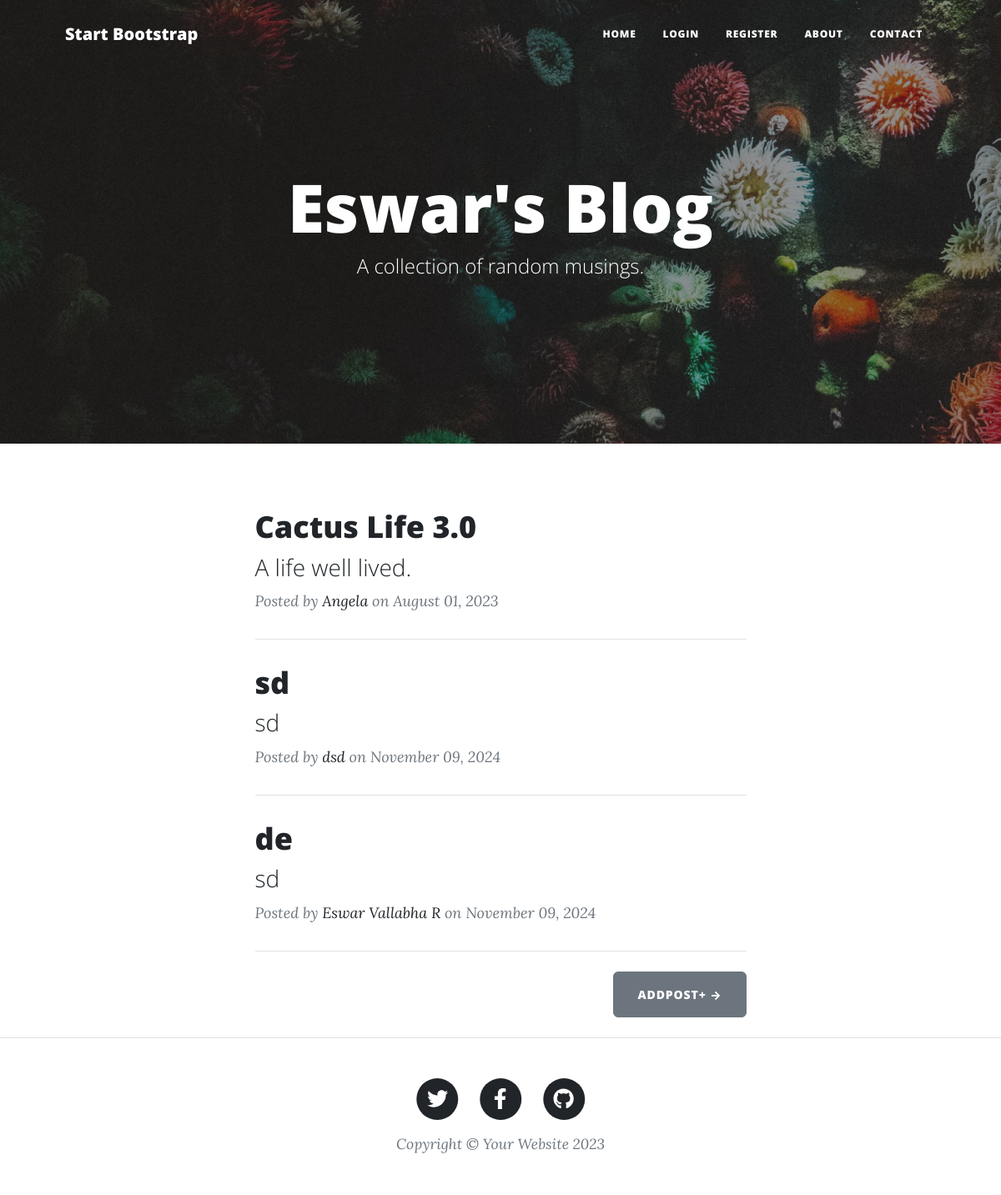
The page / on the database its author committed.
### main.py (models this page shows)
class BlogPost(db.Model):
    __tablename__ = "blog_posts"
    id: Mapped[int] = mapped_column(Integer, primary_key=True)
    author_id: Mapped[int] = mapped_column(Integer, db.ForeignKey("users.id"))
    author = relationship("User", back_populates="posts")
    title: Mapped[str] = mapped_column(String(250), unique=True, nullable=False)
    subtitle: Mapped[str] = mapped_column(String(250), nullable=False)
    date: Mapped[str] = mapped_column(String(250), nullable=False)
    body: Mapped[str] = mapped_column(Text, nullable=False)
    img_url: Mapped[str] = mapped_column(String(250), nullable=False)
    comments = relationship("Comment", back_populates="parent_post")

class User(UserMixin, db.Model):
    __tablename__ = "users"
    id: Mapped[int] = mapped_column(Integer, primary_key=True)
    email: Mapped[str] = mapped_column(String(100), unique=True)
    password: Mapped[str] = mapped_column(String(100))
    name: Mapped[str] = mapped_column(String(100))
    posts = relationship("BlogPost", back_populates="author")
    comments = relationship("Comment", back_populates="comment_author")

### main.py (the view)
@app.route('/')
def get_all_posts():
    result = db.session.execute(db.select(BlogPost))
    posts = result.scalars().all()
    return render_template("index.html", all_posts=posts, current_user=current_user)

### templates/index.html (shortened to what this page needs)
{% include "header.html" %}
<header
  class="masthead"
  style="background-image: url('../static/assets/img/home-bg.jpg')"
>
  <div class="container position-relative px-4 px-lg-5">
    <div class="row gx-4 gx-lg-5 justify-content-center">
      <div class="col-md-10 col-lg-8 col-xl-7">
        <div class="site-heading">
          <h1>Eswar's Blog</h1>
          <span class="subheading">A collection of random musings.</span>
        </div>
      </div>
    </div>
  </div>
</header>
<div class="container px-4 px-lg-5">
  <div class="row gx-4 gx-lg-5 justify-content-center">
    <div class="col-md-10 col-lg-8 col-xl-7">
      {% for post in all_posts %}
      <div class="post-preview">
        <a href="{{ url_for('show_post', post_id=post.id) }}">
          <h2 class="post-title">{{ post.title }}</h2>
          <h3 class="post-subtitle">{{ post.subtitle }}</h3>
        </a>
        <p class="post-meta">
          Posted by
          <a href="#">{{post.author.name}}</a>
          on {{post.date}}
        </p>
      </div>
      <hr class="my-4" />
      {% endfor %}
      <div class="d-flex justify-content-end mb-4">
        <a class="btn btn-secondary text-uppercase" href="/new-post">AddPost+ →</a>
      </div>
    </div>
  </div>
</div>
{% include "footer.html" %}

### templates/header.html (shortened to what this page needs)
<!DOCTYPE html>
<html lang="en">
  <head>
    {% block styles %}
    {{ bootstrap.load_css() }}
    <link
      href="{{ url_for('static', filename='css/styles.css') }}"
      rel="stylesheet"
    />
    {% endblock %}
  </head>
  <body>
    <nav class="navbar navbar-expand-lg navbar-light" id="mainNav">
      <div class="container px-4 px-lg-5">
        <a class="navbar-brand" href="/">Start Bootstrap</a>
        <div class="collapse navbar-collapse" id="navbarResponsive">
          <ul class="navbar-nav ms-auto py-4 py-lg-0">
            <li class="nav-item">
              <a
                class="nav-link px-lg-3 py-3 py-lg-4"
                href="{{ url_for('get_all_posts') }}"
                >Home</a
              >
            </li>
            {% if not current_user.is_authenticated: %}
            <li class="nav-item">
              <a
                class="nav-link px-lg-3 py-3 py-lg-4"
                href="{{ url_for('login') }}"
                >Login</a
              >
            </li>
            <li class="nav-item">
              <a
                class="nav-link px-lg-3 py-3 py-lg-4"
                href="{{ url_for('register') }}"
                >Register</a
              >
            </li>
            {% endif %}
            <li class="nav-item">
              <a
                class="nav-link px-lg-3 py-3 py-lg-4"
                href="{{ url_for('about') }}"
                >About</a
              >
            </li>
            <li class="nav-item">
              <a
                class="nav-link px-lg-3 py-3 py-lg-4"
                href="{{ url_for('contact') }}"
                >Contact</a
              >
            </li>
          </ul>
        </div>
      </div>
    </nav>
  </body>
</html>

### templates/footer.html (shortened to what this page needs)
        <footer class="border-top">
          <div class="container px-4 px-lg-5">
              <div class="row gx-4 gx-lg-5 justify-content-center">
                  <div class="col-md-10 col-lg-8 col-xl-7">
                      <ul class="list-inline text-center">
                          <li class="list-inline-item">
                              <a href="#!">
                                  <span class="fa-stack fa-lg">
                                      <i class="fas fa-circle fa-stack-2x"></i>
                                      <i class="fab fa-twitter fa-stack-1x fa-inverse"></i>
                                  </span>
                              </a>
                          </li>
                          <li class="list-inline-item">
                              <a href="#!">
                                  <span class="fa-stack fa-lg">
                                      <i class="fas fa-circle fa-stack-2x"></i>
                                      <i class="fab fa-facebook-f fa-stack-1x fa-inverse"></i>
                                  </span>
                              </a>
                          </li>
                          <li class="list-inline-item">
                              <a href="#!">
                                  <span class="fa-stack fa-lg">
                                      <i class="fas fa-circle fa-stack-2x"></i>
                                      <i class="fab fa-github fa-stack-1x fa-inverse"></i>
                                  </span>
                              </a>
                          </li>
                      </ul>
                      <div class="small text-center text-muted fst-italic">Copyright &copy; Your Website 2023</div>
                  </div>
              </div>
          </div>
      </footer>
  </body>
</html>

### rows shown on the page
BlogPost: title "Cactus Life 3.0", subtitle "A life well lived.", author.name "Angela", date "August 01, 2023"
BlogPost: title "sd", subtitle "sd", author.name "dsd", date "November 09, 2024"
BlogPost: title "de", subtitle "sd", author.name "Eswar Vallabha R", date "November 09, 2024"
